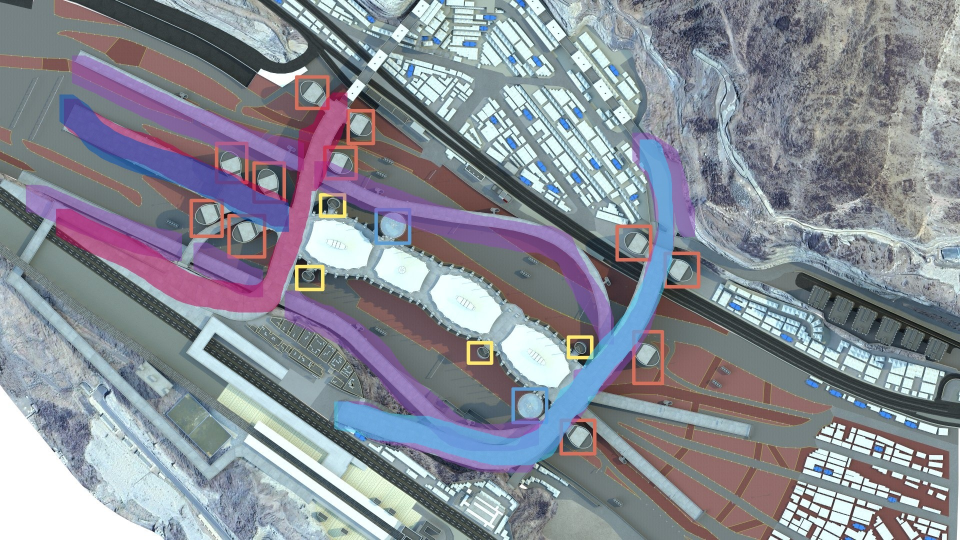
#> input picture models/jamarat/references/models/label acuan.JPG, 1920 x 1080 px, found by its file name (shown at 1/2 size)
$ python trace_label.py
#> lines starting #> are read from the running program, lines starting #| are printed output that depends on the picture; after the words box and inside, x2 and y2 are one past the last pixel; in counts of white or black regions, pixels touching at a corner belong together
#!/usr/bin/env python3
# Trace the colour overlay in References/label acuan.JPG -> model coords.
# Roads: PINK (top-floor), BLUE (top-floor), PURPLE (floor3->ground ramp).
# Boxes: ORANGE (big lift building), YELLOW (small tube lift), CYAN (helipad x2).
# Registration: detect the white jamarat spine, map its endpoints to the model
# jamarat span ULA(0,-191)..AQABAH(0,192). Outputs debug masks + a marking plan.
import os, sys, io, math, json
import numpy as np, cv2
import matplotlib; matplotlib.use("Agg"); import matplotlib.pyplot as plt
sys.stdout = io.TextIOWrapper(sys.stdout.buffer, encoding="utf-8")
ROOT = os.path.dirname(os.path.dirname(os.path.abspath(__file__)))
sys.path.insert(0, ROOT)
import trace_data as T
IMG = os.path.join(ROOT, "References", "label acuan.JPG")
OUTdir = os.path.join(ROOT, "renders"); os.makedirs(OUTdir, exist_ok=True)

bgr = cv2.imread(IMG); H, W = bgr.shape[:2]
#> further down, bgr is the input picture: shape (1080, 1920, 3); mean B, G, R 150.3, 141, 137
hsv = cv2.cvtColor(bgr, cv2.COLOR_BGR2HSV)
#> hsv: shape (1080, 1920, 3); mean H, S, V 89.5, 47.8, 156.9

def mask(hlo, hhi, slo=90, vlo=90):
    return cv2.inRange(hsv, (hlo, slo, vlo), (hhi, 255, 255))

M = {
    "PINK":   mask(158, 178, 110, 120),
    "BLUE":   mask(100, 122, 90, 90),
    "PURPLE": mask(123, 150, 70, 70),
    "ORANGE": mask(3, 18, 130, 150),
    "YELLOW": mask(22, 38, 110, 170),
    "CYAN":   mask(85, 99, 110, 140),
}
#> in mask (call 6), `return cv2.inRange(hsv, (hlo, slo, vlo), (hhi, 255, 255))`:
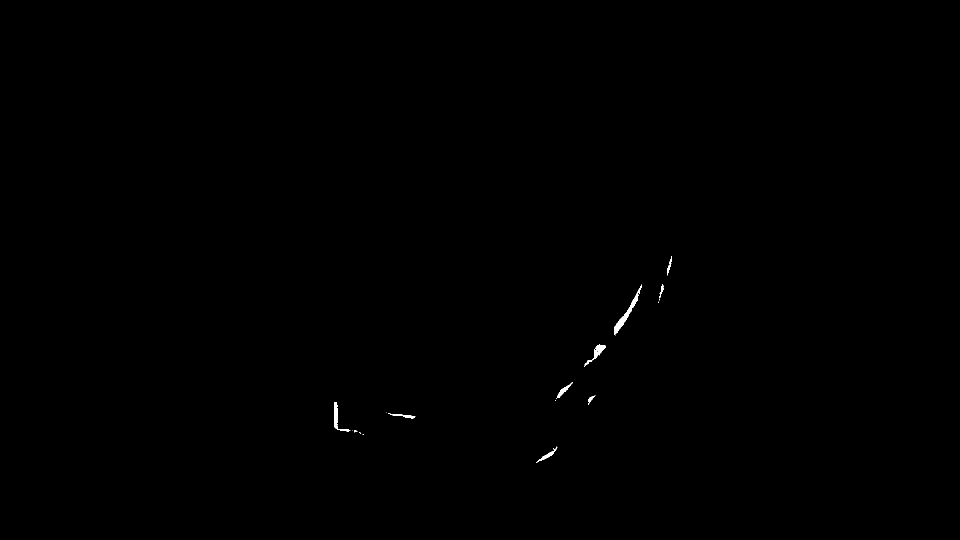
#> returned value: shape (1080, 1920) (shown at 1/2 size); 0.13% white; 17 white regions (7 under 20 px), largest, box (x1, y1, x2, y2) and area: (1228, 569, 1284, 671) 821, (1168, 688, 1211, 734) 419, (668, 804, 701, 864) 409
def keep_big(m, minarea):
    m = cv2.morphologyEx(m, cv2.MORPH_OPEN, np.ones((3, 3), np.uint8))
    n, lab, stats, _ = cv2.connectedComponentsWithStats(m)
    out = np.zeros_like(m)
    for i in range(1, n):
        if stats[i, cv2.CC_STAT_AREA] >= minarea:
            out[lab == i] = 255
    return out

for k, m in M.items():
    minar = 2500 if k in ("PINK", "BLUE", "PURPLE") else 120
    M[k] = keep_big(m, minar)
    print(f"[LABEL] {k}: {int((M[k]>0).sum())} px")
#> this loop made 6 passes
#> (k, minar, n in keep_big) on passes 1 to 6: ('PINK', 2500, 23), ('BLUE', 2500, 83), ('PURPLE', 2500, 73), ('ORANGE', 120, 24), ('YELLOW', 120, 5), ('CYAN', 120, 17)
#> pass 1, in keep_big, `n, lab, stats, _ = cv2.connectedComponentsWithStats(m)`:
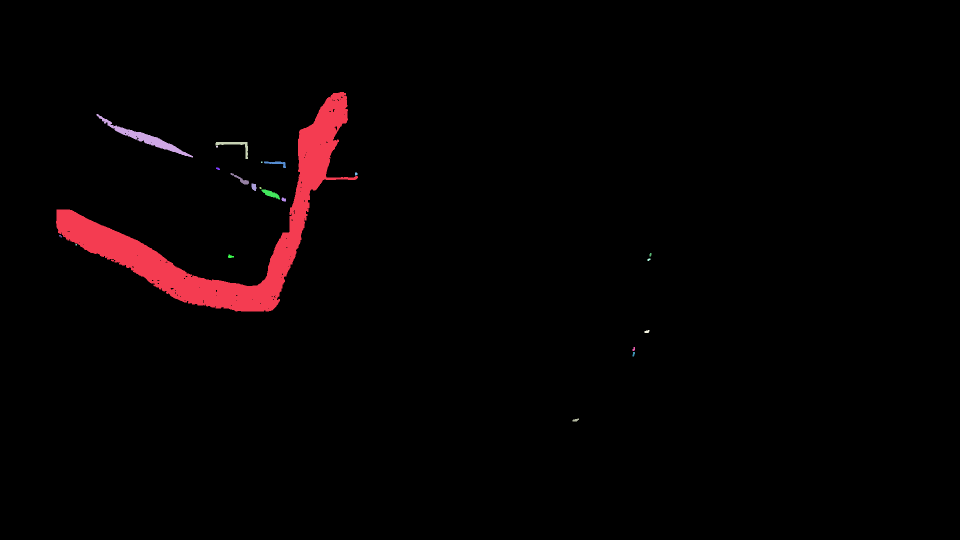
#> lab: shape (1080, 1920) int32 (shown at 1/2 size); 23 distinct labels, from 0 to 22; one colour per label, 0 black
#> after the loop, M = 6 items

# ---- registration: white spine basins INSIDE the road loop ----
# The pink/blue/purple roads enclose the real jamarat spine; use their convex
# hull as the search region so tent-city / building whites are excluded.
road_all = M["PINK"] | M["BLUE"] | M["PURPLE"]
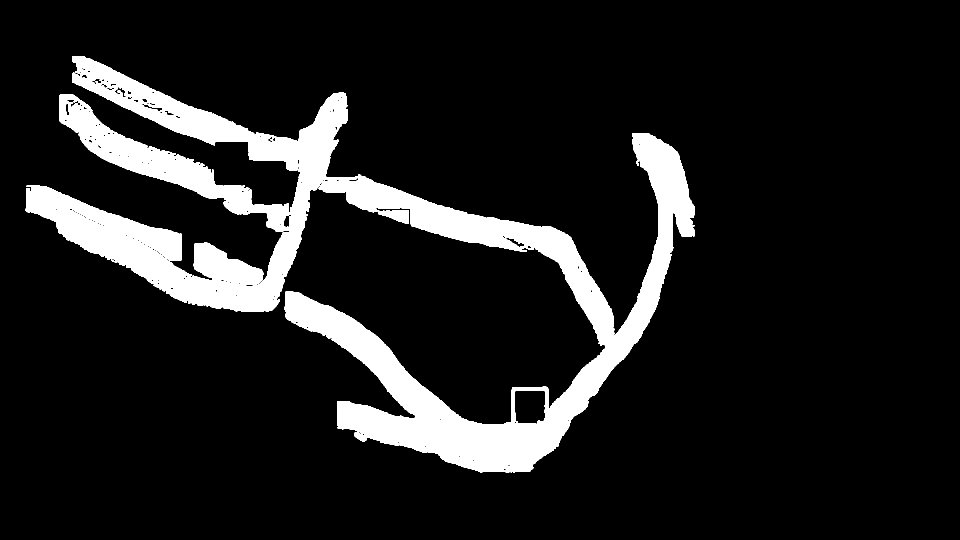
#> road_all: shape (1080, 1920) (shown at 1/2 size); 11.7% white; 2 white regions, box (x1, y1, x2, y2) and area: (51, 112, 1390, 946) 216255, (119, 189, 578, 464) 25413
ys_r, xs_r = np.where(road_all > 0)
hull = cv2.convexHull(np.column_stack([xs_r, ys_r]))
#> hull = contour of 33 points, box (x1, y1, x2, y2) (51, 112, 1390, 946), area 725809
band = np.zeros((H, W), np.uint8); cv2.fillConvexPoly(band, hull, 255)
band = cv2.erode(band, np.ones((15, 15), np.uint8))   # stay well inside the roads
#> band: shape (1080, 1920); 33.6% white; 1 white region, box (x1, y1, x2, y2) and area: (58, 119, 1383, 939) 697175
white = cv2.inRange(hsv, (0, 0, 212), (180, 35, 255))  # only the PURE-white tents
#> white: shape (1080, 1920); 12.3% white; 4524 white regions (3953 under 20 px), largest, box (x1, y1, x2, y2) and area: (0, 770, 386, 1080) 59213, (1003, 647, 1142, 777) 10514, (861, 547, 1005, 669) 10507
white = cv2.bitwise_and(white, band)
#> white: shape (1080, 1920); 2.8% white; 912 white regions (826 under 20 px), largest, box (x1, y1, x2, y2) and area: (1003, 647, 1142, 777) 10514, (861, 547, 1005, 669) 10507, (611, 439, 745, 541) 9315
white = cv2.morphologyEx(white, cv2.MORPH_OPEN, np.ones((7, 7), np.uint8))
#> white: shape (1080, 1920); 2.3% white; 52 white regions, largest, box (x1, y1, x2, y2) and area: (862, 550, 1002, 666) 10234, (1004, 650, 1139, 774) 10123, (612, 440, 745, 538) 9063
white = cv2.morphologyEx(white, cv2.MORPH_CLOSE, np.ones((11, 11), np.uint8))
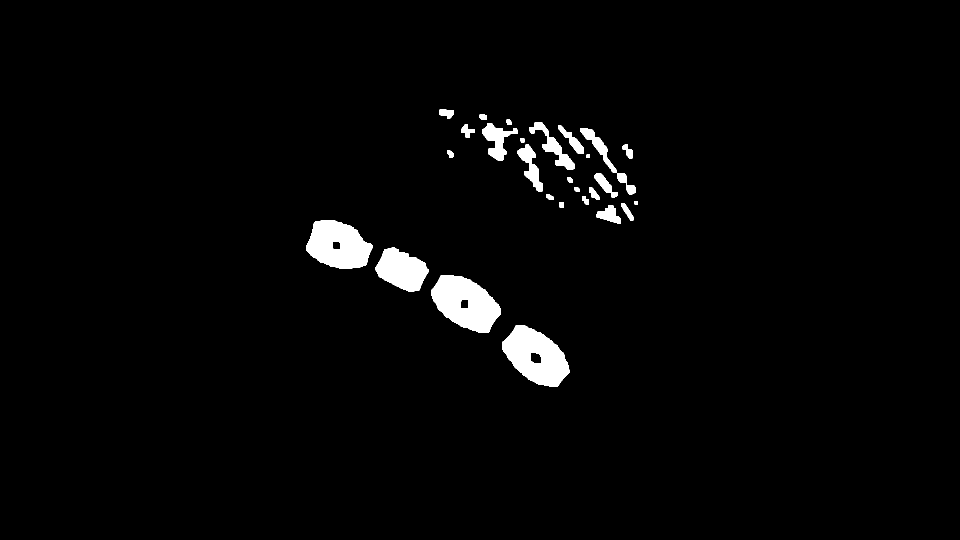
#> white: shape (1080, 1920) (shown at 1/2 size); 2.4% white; 28 white regions
cnts, _ = cv2.findContours(white, cv2.RETR_EXTERNAL, cv2.CHAIN_APPROX_SIMPLE)
#> cnts = 28 contours; largest, box (x1, y1, x2, y2) and area: (862, 550, 1002, 666) 10448, (1004, 650, 1139, 774) 10442, (612, 440, 745, 538) 9194, (751, 495, 857, 584) 6012, (964, 246, 1036, 322) 2180
cnts = [c for c in cnts if cv2.contourArea(c) > 400]
#> cnts = 12 contours; largest, box (x1, y1, x2, y2) and area: (862, 550, 1002, 666) 10448, (1004, 650, 1139, 774) 10442, (612, 440, 745, 538) 9194, (751, 495, 857, 584) 6012, (964, 246, 1036, 322) 2180
cents = np.array([c.reshape(-1, 2).mean(0) for c in cnts])
#> cents = [[1070.6, 710.7], [933.7, 608.2], [804.3, 539.4], [674.5, 491], [1218.1, 431.5], [1255.4, 369.1], [1211.3, 369.1], [1059.8, 331.3], [1200.5, 298.6], [1140.3, 276.9], [994.5, 280.8], [1103.6, 286.5]]
print(f"[LABEL] white spine blobs: {len(cents)}")
# PCA line through the basin centroids
mean = cents.mean(0); u, s, vt = np.linalg.svd(cents - mean)
#> after `mean = cents.mean(0)`: mean = [1055.5, 416.1]
#> after `u, s, vt = np.linalg.svd(cents - mean)`: s = [649.1, 389.4]; vt = [[-0.854, 0.52], [-0.52, -0.854]]
axis = vt[0]                                   # spine direction (px)
#> axis = [-0.854, 0.52]
proj = (cents - mean) @ axis
#> proj = [140.4, 204, 278.7, 364.4, -130.9, -195.1, -157.5, -47.74, -184.9, -144.8, -18.25, -108.4]
p_min = mean + axis * proj.min(); p_max = mean + axis * proj.max()
#> after `p_min = mean + axis * proj.min()`: p_min = [1222.1, 314.6]
#> after `p_max = mean + axis * proj.max()`: p_max = [744.3, 605.7]
# Orient by the ROADS (user: PINK road -> AQABAH end, BLUE road -> ULA end).
def centroid(m):
    ys, xs = np.where(m > 0); return np.array([xs.mean(), ys.mean()])
pink_c = centroid(M["PINK"]); blue_c = centroid(M["BLUE"])
#> after `pink_c = centroid(M['PINK'])`: pink_c = [449, 462.5]
#> after `blue_c = centroid(M['BLUE'])`: blue_c = [840.7, 606]
pp = (pink_c - mean) @ axis; bp = (blue_c - mean) @ axis
#> after `pp = (pink_c - mean) @ axis`: pp = 542.1
#> after `bp = (blue_c - mean) @ axis`: bp = 282.3
if pp >= bp:                       # pink at the high-projection end
    p_aq, p_ula = p_max, p_min
#> p_aq = [744.3, 605.7]; p_ula = [1222.1, 314.6]
else:                              # pink at the low-projection end
    p_aq, p_ula = p_min, p_max
A = np.array([0.0, -191.0])        # ULA  (model)
B = np.array([0.0,  192.0])        # AQABAH (model)
img_vec = p_aq - p_ula; mdl_vec = B - A
#> after `img_vec = p_aq - p_ula`: img_vec = [-477.8, 291.1]
scale = np.linalg.norm(mdl_vec) / (np.linalg.norm(img_vec) + 1e-9)
#> scale = 0.685
ang = math.atan2(mdl_vec[1], mdl_vec[0]) - math.atan2(img_vec[1], img_vec[0])
#> ang = -1.02
ca, sa = math.cos(ang), math.sin(ang)
#> ca = 0.52; sa = -0.854
Rm = np.array([[ca, -sa], [sa, ca]]) * scale
#> Rm = [[0.356, 0.585], [-0.585, 0.356]]
def to_model(px):                  # px: Nx2 (col,row)
    return (px - p_ula) @ Rm.T + A
print(f"[LABEL] pink_end={'max' if pp>=bp else 'min'} -> AQABAH | "
      f"scale={scale:.3f} m/px  angle={math.degrees(ang):.1f} deg")

def mask_points(m, step=6):
    ys, xs = np.where(m > 0)
    pts = np.column_stack([xs, ys])[::step]
    return to_model(pts) if len(pts) else np.empty((0, 2))

def box_centroids(m, amin=120, amax=40000):
    # boxes are drawn as rectangle OUTLINES -> dilate to close, then contour
    md = cv2.dilate(m, np.ones((7, 7), np.uint8))
    cn, _ = cv2.findContours(md, cv2.RETR_EXTERNAL, cv2.CHAIN_APPROX_SIMPLE)
    out = []
    for c in cn:
        a = cv2.contourArea(c)
        if amin < a < amax:
            M0 = cv2.moments(c)
            if M0["m00"] > 0:
                p = to_model(np.array([[M0["m10"]/M0["m00"], M0["m01"]/M0["m00"]]]))[0]
                if abs(p[0]) < 330 and abs(p[1]) < 340:    # within the structure region
                    out.append((float(p[0]), float(p[1])))
    return out

roads = {k: mask_points(M[k]) for k in ("PINK", "BLUE", "PURPLE")}
#> in mask_points, `pts = np.column_stack([xs, ys])[::step]`: pts = 7544 pairs, first value 113 to 714, second value 184 to 622
#> roads = 3 items
boxes = {k: box_centroids(M[k]) for k in ("ORANGE", "YELLOW", "CYAN")}
#> in box_centroids, `cn, _ = cv2.findContours(md, cv2.RETR_EXTERNAL, cv2.CHAIN_APPROX_SIMPLE)`: cn = 13 contours; largest, box (x1, y1, x2, y2) and area: (669, 216, 753, 347) 3036, (1262, 658, 1330, 773) 2376, (1229, 448, 1306, 525) 2232, (377, 396, 450, 478) 2192, (588, 149, 661, 223) 2007
#> the loop in box_centroids, `for c in cn:` made 13 passes
#> (a, p) on passes 1 to 8: (1646, [313.6, 41.37]), (2376.5, [270.3, -90.74]), (1743, [188.4, -199.5]), (1128.5, [-144.7, 287.7]), (2231.5, [114, -155.4]), (655.5, [-189.8, 305.2]), (2192, [-215.9, 328.6]), (556.5, [-203.3, 209.1])
#> after the loop in box_centroids, `for c in cn:`: out = [(313.6, 41.37), (270.3, -90.74), (188.4, -199.5), (-144.7, 287.7), (114, -155.4), (-189.8, 305.2), (-215.9, 328.6), (-203.3, 209.1), (-239.7, 234.8), (-246.2, 243.9), (-280.9, 270.8), (-205.7, 88.59), (-292.6, 114.1)]
#> in box_centroids (call 2), `cn, _ = cv2.findContours(md, cv2.RETR_EXTERNAL, cv2.CHAIN_APPROX_SIMPLE)`: cn = 4 contours; box (x1, y1, x2, y2) and area: (588, 528, 651, 585) 3454, (930, 680, 989, 733) 2950, (1130, 668, 1189, 721) 1678, (635, 384, 695, 438) 1451
#> the loop in box_centroids (call 2), `for c in cn:` made 4 passes
#> (a, p) on passes 1 to 4: (2950.5, [135.2, 102]), (1677.5, [197.5, -18.62]), (3454, [-73.72, 247.5]), (1451, [-140.3, 172.9])
#> in box_centroids (call 3), `cn, _ = cv2.findContours(md, cv2.RETR_EXTERNAL, cv2.CHAIN_APPROX_SIMPLE)`: cn = 5 contours; box (x1, y1, x2, y2) and area: (1225, 584, 1280, 671) 1465, (665, 802, 678, 861) 673, (1185, 688, 1214, 720) 619, (1075, 895, 1115, 925) 541, (1112, 768, 1142, 798) 488
#> boxes = 3 items
for k, b in boxes.items():
    print(f"[LABEL] {k} boxes: {len(b)}")
#> this loop made 3 passes

# ---- approved green spine corridor (context) ----
sil = np.array(T.SIL_OUTER); cy_l = np.array(T.SIL_HOLES[0]); cy_r = np.array(T.SIL_HOLES[1])
def xcross(poly, y):
    xs = []; n = len(poly)
    for i in range(n):
        x1, y1 = poly[i]; x2, y2 = poly[(i+1) % n]
        if (y1 <= y < y2) or (y2 <= y < y1):
            xs.append(x1 + (y-y1)/(y2-y1)*(x2-x1))
    return sorted(xs)
ys = np.linspace(-T.BODY_HALF_Y, T.BODY_HALF_Y, 200); le = []; re = []
for y in ys:
    lc = xcross(cy_l, y); rc = xcross(cy_r, y); sc = xcross(sil, y)
    lb = max(lc) if lc else -32.0; rb = min(rc) if rc else 64.0
    if sc: lb = max(lb, min(sc)); rb = min(rb, max(sc))
    if rb-lb < 8: m = (lb+rb)/2; lb, rb = m-4, m+4
    le.append((lb, y)); re.append((rb, y))
#> after the loop, le = 200 pairs, first value -65.66 to -21.8, second value -250 to 250; re = 200 pairs, first value 53.91 to 140.1, second value -250 to 250
SPINE = np.array(le + re[::-1])
#> SPINE = 400 pairs, first value -65.66 to 140.1, second value -250 to 250
fig, ax = plt.subplots(figsize=(11, 13))
ax.fill(sil[:, 0], sil[:, 1], color="0.92", alpha=0.5, zorder=0)
ax.fill(SPINE[:, 0], SPINE[:, 1], color="#5cb85c", alpha=0.7, zorder=1, label="5-floor spine")
for k, c in (("PINK", "magenta"), ("BLUE", "royalblue"), ("PURPLE", "purple")):
    p = roads[k]
    if len(p):
        ax.scatter(p[:, 0], p[:, 1], s=2, c=c, alpha=0.35, zorder=2, label=f"{k} road")
for nm, col, mk in (("ORANGE", "darkorange", "s"), ("YELLOW", "gold", "o"), ("CYAN", "deepskyblue", "^")):
    for (x, y) in boxes[nm]:
        ax.scatter(x, y, c=col, marker=mk, s=120, edgecolor="k", zorder=5)
for k, p in T.OCULUS.items():
    pp = np.array(p); ax.fill(pp[:, 0], pp[:, 1], color="k", zorder=6)
    ax.annotate(k, pp.mean(0), color="k", fontsize=9, zorder=7)
ax.set_aspect("equal"); ax.grid(alpha=.3)
ax.set_xlabel("X width (m)"); ax.set_ylabel("Y length (m)")
ax.set_title("TRACED from label acuan.JPG -> model frame (registered via spine)\n"
             "PINK/BLUE=top-floor roads, PURPLE=floor3->ground ramp; "
             "sq=ORANGE lift, o=YELLOW lift, ^=CYAN helipad")
ax.legend(loc="upper right", fontsize=8, markerscale=4)
out = os.path.join(OUTdir, "PLAN_label_traced.png")
fig.tight_layout(); fig.savefig(out, dpi=95); print(f"[LABEL] wrote {out}")
#> after `fig.tight_layout()`:
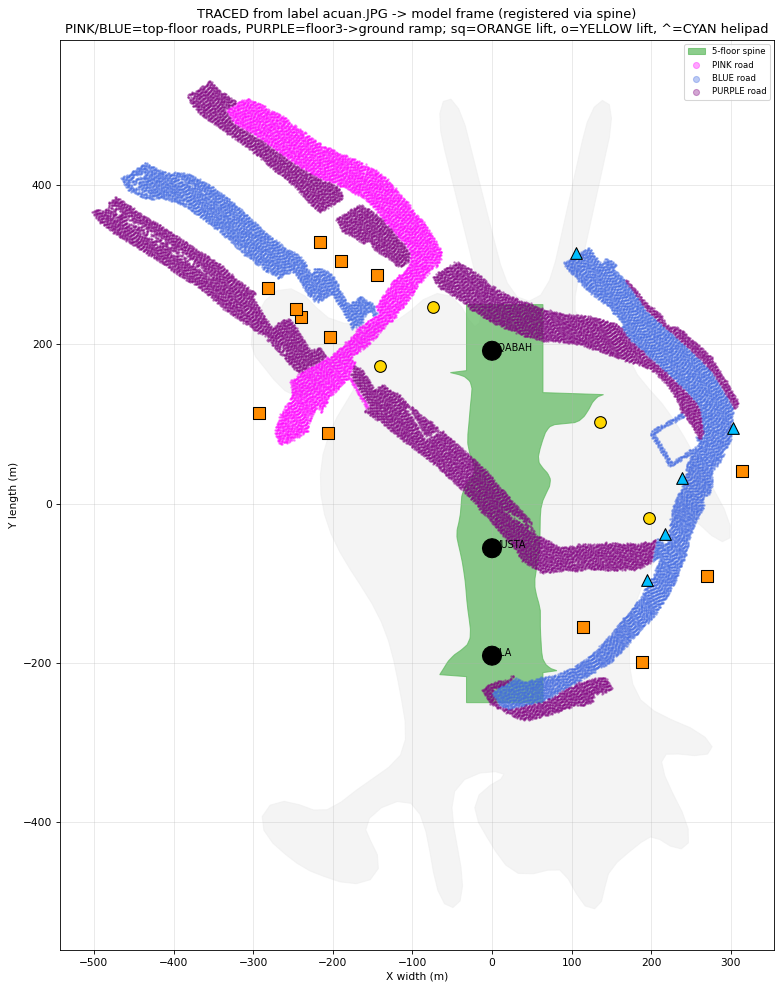
#> figure drawn by matplotlib, 1 panel

# debug overlay on the ORIGINAL image: spine endpoints + pink/blue centroids
ov = bgr.copy()
for c in cents:
    cv2.circle(ov, tuple(c.astype(int)), 5, (0, 255, 0), -1)
#> this loop made 12 passes
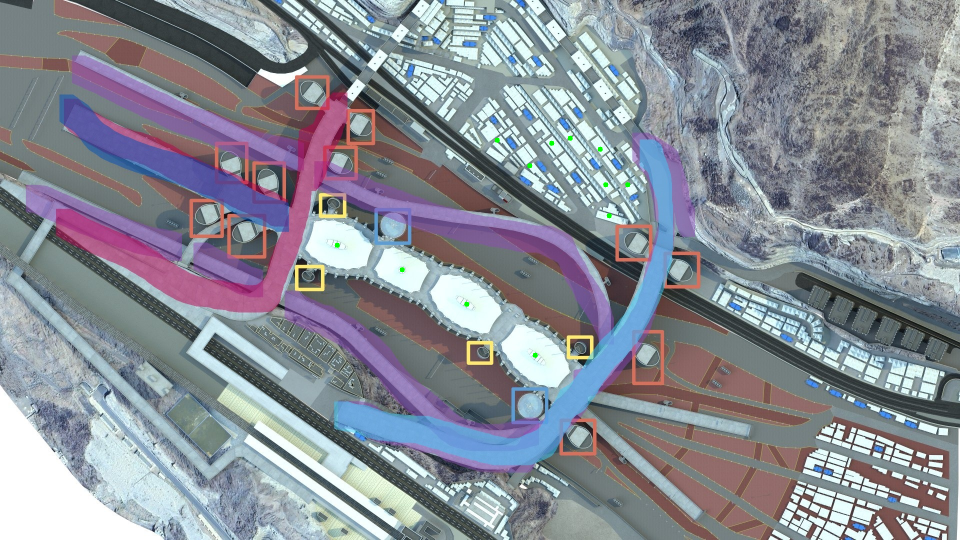
#> ov: shape (1080, 1920, 3) (shown at 1/2 size); 0.05% of pixels changed, all inside (x1, y1, x2, y2) = (669, 271, 1261, 716)
cv2.circle(ov, tuple(p_ula.astype(int)), 22, (255, 255, 255), 4)
#> ov: shape (1080, 1920, 3); 0.03% of pixels changed, all inside (x1, y1, x2, y2) = (1198, 290, 1247, 339)
cv2.putText(ov, "ULA", tuple(p_ula.astype(int)), cv2.FONT_HERSHEY_SIMPLEX, 1.2, (255,255,255), 3)
#> ov: shape (1080, 1920, 3); mean B, G, R 150.3, 141.1, 137
cv2.circle(ov, tuple(p_aq.astype(int)), 22, (0, 0, 0), 4)
#> ov: shape (1080, 1920, 3); mean B, G, R 150.3, 141.1, 137
cv2.putText(ov, "AQABAH", tuple(p_aq.astype(int)), cv2.FONT_HERSHEY_SIMPLEX, 1.2, (0,0,0), 3)
cv2.circle(ov, tuple(pink_c.astype(int)), 26, (255, 0, 255), 5)
cv2.putText(ov, "PINK", tuple(pink_c.astype(int)), cv2.FONT_HERSHEY_SIMPLEX, 1.2, (255,0,255), 3)
cv2.circle(ov, tuple(blue_c.astype(int)), 26, (255, 120, 0), 5)
cv2.putText(ov, "BLUE", tuple(blue_c.astype(int)), cv2.FONT_HERSHEY_SIMPLEX, 1.2, (255,120,0), 3)
cv2.imwrite(os.path.join(OUTdir, "PLAN_label_debug.png"), ov)
print("[LABEL] wrote PLAN_label_debug.png")

# debug mask mosaic
dbg = np.zeros((H, W, 3), np.uint8)
palette = {"PINK": (255, 0, 255), "BLUE": (255, 100, 0), "PURPLE": (200, 0, 120),
           "ORANGE": (0, 140, 255), "YELLOW": (0, 220, 255), "CYAN": (255, 220, 0)}
for k, m in M.items():
    dbg[m > 0] = palette[k]
#> this loop made 6 passes
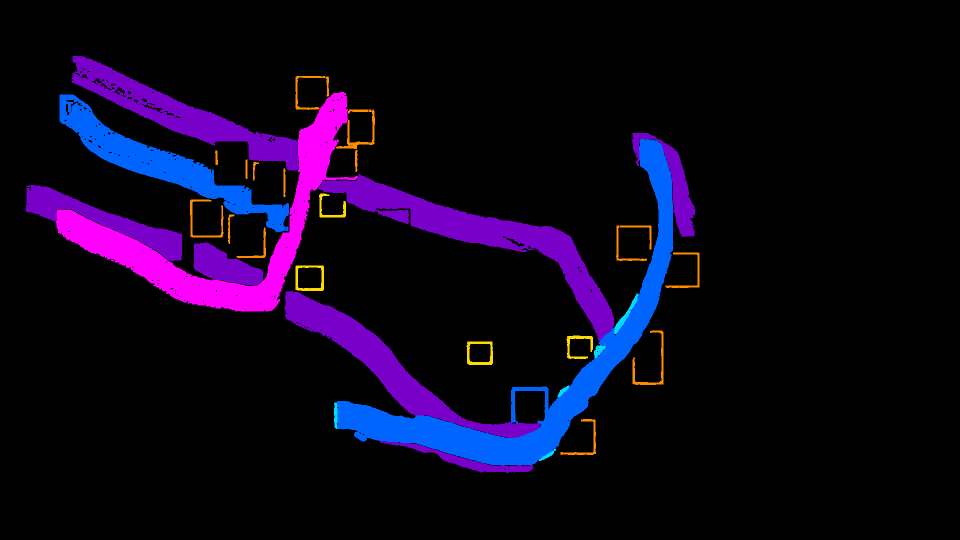
#> dbg: shape (1080, 1920, 3) (shown at 1/2 size); mean of channels 0, 1, 2 26.9, 5, 13.7; drawn as B, G, R
cv2.imwrite(os.path.join(OUTdir, "PLAN_label_masks.png"), dbg)
print("[LABEL] wrote PLAN_label_masks.png")
